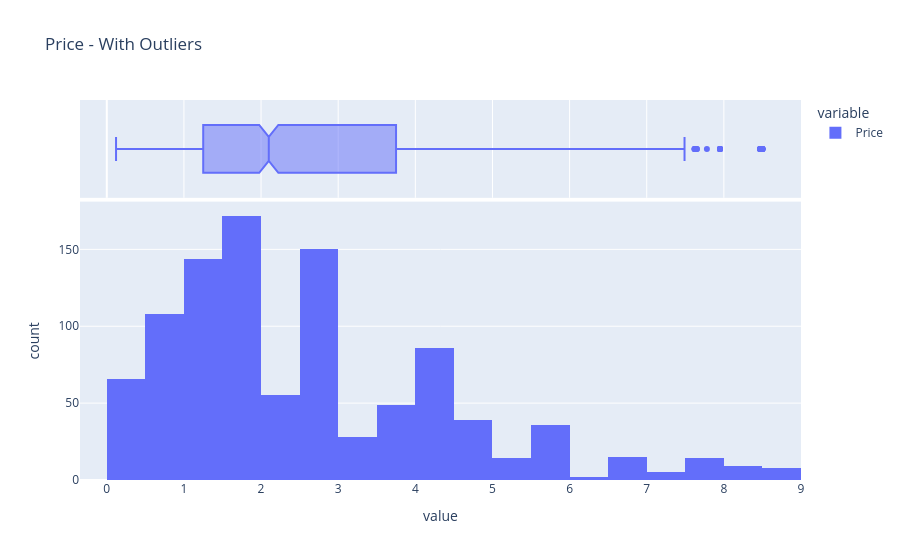
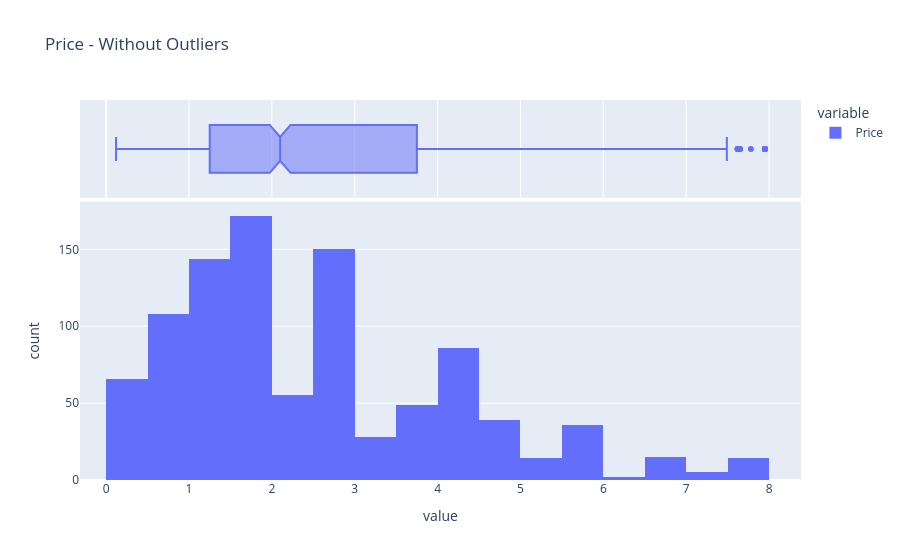

The code cell stored with these charts, in order, in its notebook:
### Code cell
profile_serie(df_retail_limpio["Price"])

### Figure 1 — Plotly figure (JSON) as saved in the notebook; plotly's stock layout.template omitted (floating-point values rounded to 4 significant figures; data arrays with more than 128 entries replaced by an {"elided": "..."} marker saying what was removed)
{"data": [{"bingroup": "x", "hovertemplate": "variable=Price<br>value=%{x}<br>count=%{y}<extra></extra>", "legendgroup": "Price", "marker": {"color": "#636efa", "pattern": {"shape": ""}}, "name": "Price", "orientation": "v", "showlegend": true, "type": "histogram", "x": {"elided": "1000 float values"}, "xaxis": "x", "yaxis": "y"}, {"hovertemplate": "variable=Price<br>value=%{x}<extra></extra>", "legendgroup": "Price", "marker": {"color": "#636efa"}, "name": "Price", "notched": true, "showlegend": false, "type": "box", "x": {"elided": "1000 float values"}, "xaxis": "x2", "yaxis": "y2"}], "layout": {"barmode": "relative", "legend": {"title": {"text": "variable"}, "tracegroupgap": 0}, "title": {"text": "Price - With Outliers"}, "xaxis": {"anchor": "y", "domain": [0, 1], "title": {"text": "value"}}, "xaxis2": {"anchor": "y2", "domain": [0, 1], "matches": "x", "showgrid": true, "showticklabels": false}, "yaxis": {"anchor": "x", "domain": [0, 0.7326], "title": {"text": "count"}}, "yaxis2": {"anchor": "x2", "domain": [0.7426, 1], "matches": "y2", "showgrid": false, "showline": false, "showticklabels": false, "ticks": ""}}}

### Figure 2 — Plotly figure (JSON) as saved in the notebook; plotly's stock layout.template omitted (floating-point values rounded to 4 significant figures; data arrays with more than 128 entries replaced by an {"elided": "..."} marker saying what was removed)
{"data": [{"bingroup": "x", "hovertemplate": "variable=Price<br>value=%{x}<br>count=%{y}<extra></extra>", "legendgroup": "Price", "marker": {"color": "#636efa", "pattern": {"shape": ""}}, "name": "Price", "orientation": "v", "showlegend": true, "type": "histogram", "x": {"elided": "983 float values"}, "xaxis": "x", "yaxis": "y"}, {"hovertemplate": "variable=Price<br>value=%{x}<extra></extra>", "legendgroup": "Price", "marker": {"color": "#636efa"}, "name": "Price", "notched": true, "showlegend": false, "type": "box", "x": {"elided": "983 float values"}, "xaxis": "x2", "yaxis": "y2"}], "layout": {"barmode": "relative", "legend": {"title": {"text": "variable"}, "tracegroupgap": 0}, "title": {"text": "Price - Without Outliers"}, "xaxis": {"anchor": "y", "domain": [0, 1], "title": {"text": "value"}}, "xaxis2": {"anchor": "y2", "domain": [0, 1], "matches": "x", "showgrid": true, "showticklabels": false}, "yaxis": {"anchor": "x", "domain": [0, 0.7326], "title": {"text": "count"}}, "yaxis2": {"anchor": "x2", "domain": [0.7426, 1], "matches": "y2", "showgrid": false, "showline": false, "showticklabels": false, "ticks": ""}}}
